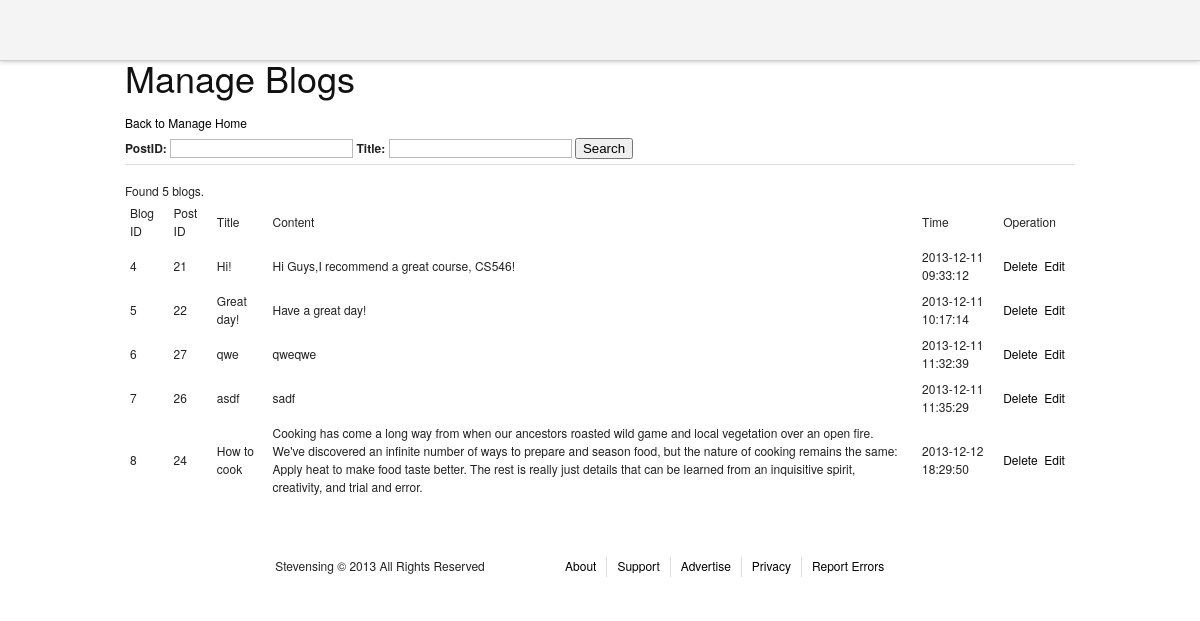
Before: /admin/manageblogs.php with the older database file.
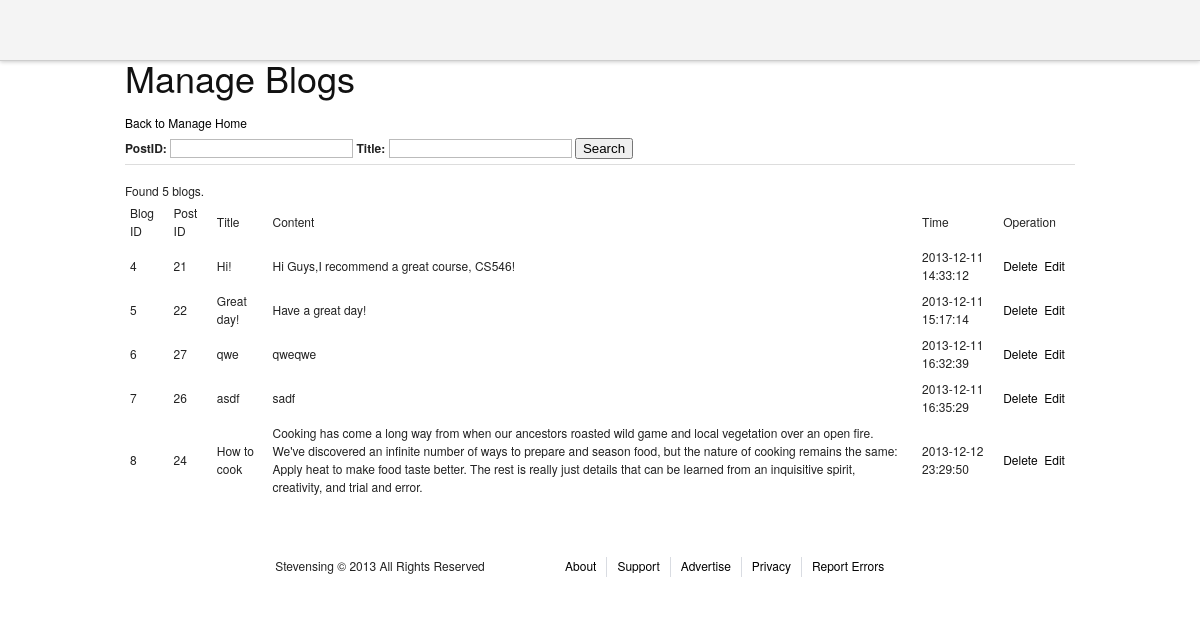
After: the same page with the newer database file.
### tables this page shows
CREATE TABLE IF NOT EXISTS `blogs` (
  `blog_id` int(11) NOT NULL AUTO_INCREMENT,
  `user_id` int(11) NOT NULL,
  `title` varchar(200) NOT NULL,
  `content` text NOT NULL,
  `timestamp` timestamp NOT NULL DEFAULT CURRENT_TIMESTAMP ON UPDATE CURRENT_TIMESTAMP,
  PRIMARY KEY (`blog_id`),
  KEY `user_id` (`user_id`)
);

### admin/manageblogs.php (the view, shortened to what this page needs)
<?php
include "header.php";
include "../mysqli_connection.php";
?>
<div>
<h1>Manage Blogs</h1>
<a href = "adminhome.php">Back to Manage Home</a>
</div>
<div>
<form action = "#" method = "GET">
<label for = "user_id">PostID: </label>
<input type = "text" name = "user_id" value = "<?php echo isset($_GET['user_id'])?$_GET['user_id']:"";?>" />
<label for = "title">Title: </label>
<input type = "text" name = "title" value = "<?php echo isset($_GET['title'])?$_GET['title']:"";?>" />
<input type = "submit" value = "Search" />
</form>
</div>
<hr />
<div>
<table>
<thead >
<td>Blog ID</td><td>Post ID</td><td>Title</td><td>Content</td><td>Time</td><td>Operation</td>
</thead>
<tbody>
<?php
$filter = "true";
$perNumber = 25;
if(isset($_GET['page']))$page = $_GET['page'];
else $page=1;
$count = $mysqli->query("select count(*) from blogs WHERE " . $filter . ";");
$rs = mysqli_fetch_array($count);
$totalNumber = $rs[0];
if ($totalNumber == 0){
        echo "<div><font color='red'>No result!</font></div>";
}
else{
        echo "<div>Found " . $totalNumber. " blogs.</div>";
}
$startCount = ($page - 1) * $perNumber;
$result = $mysqli->query("select * from blogs WHERE (" . $filter .") LIMIT $startCount, $perNumber");
if ($result){
        while ($row = mysqli_fetch_array($result)){
?>
<tr>
<td><?php echo $row["blog_id"];?></td>
<td><?php echo $row["user_id"];?></td>
<td><?php echo $row["title"];?></td>
<td><?php echo $row["content"];?></td>
<td><?php echo $row["timestamp"];?></td>
<td><a href="javascript:" onclick = "show_delete_yes(this,<?php echo $row['blog_id'];?>);" >Delete</a>&nbsp&nbsp<a href="editstatus.php?id=<?php echo $row['blog_id'];?>">Edit</a></td>
</tr>
</tbody>
<?php
        }
 }
?>
</table>
</div>
<?php
include "footer.php";

Changed rows visible on the page:
changed blogs "Hi!": timestamp "2013-12-11 09:33:12" → "2013-12-11 14:33:12"
changed blogs "Great day!": timestamp "2013-12-11 10:17:14" → "2013-12-11 15:17:14"
changed blogs "qwe": timestamp "2013-12-11 11:32:39" → "2013-12-11 16:32:39"
changed blogs "asdf": timestamp "2013-12-11 11:35:29" → "2013-12-11 16:35:29"
changed blogs "How to cook": timestamp "2013-12-12 18:29:50" → "2013-12-12 23:29:50"
